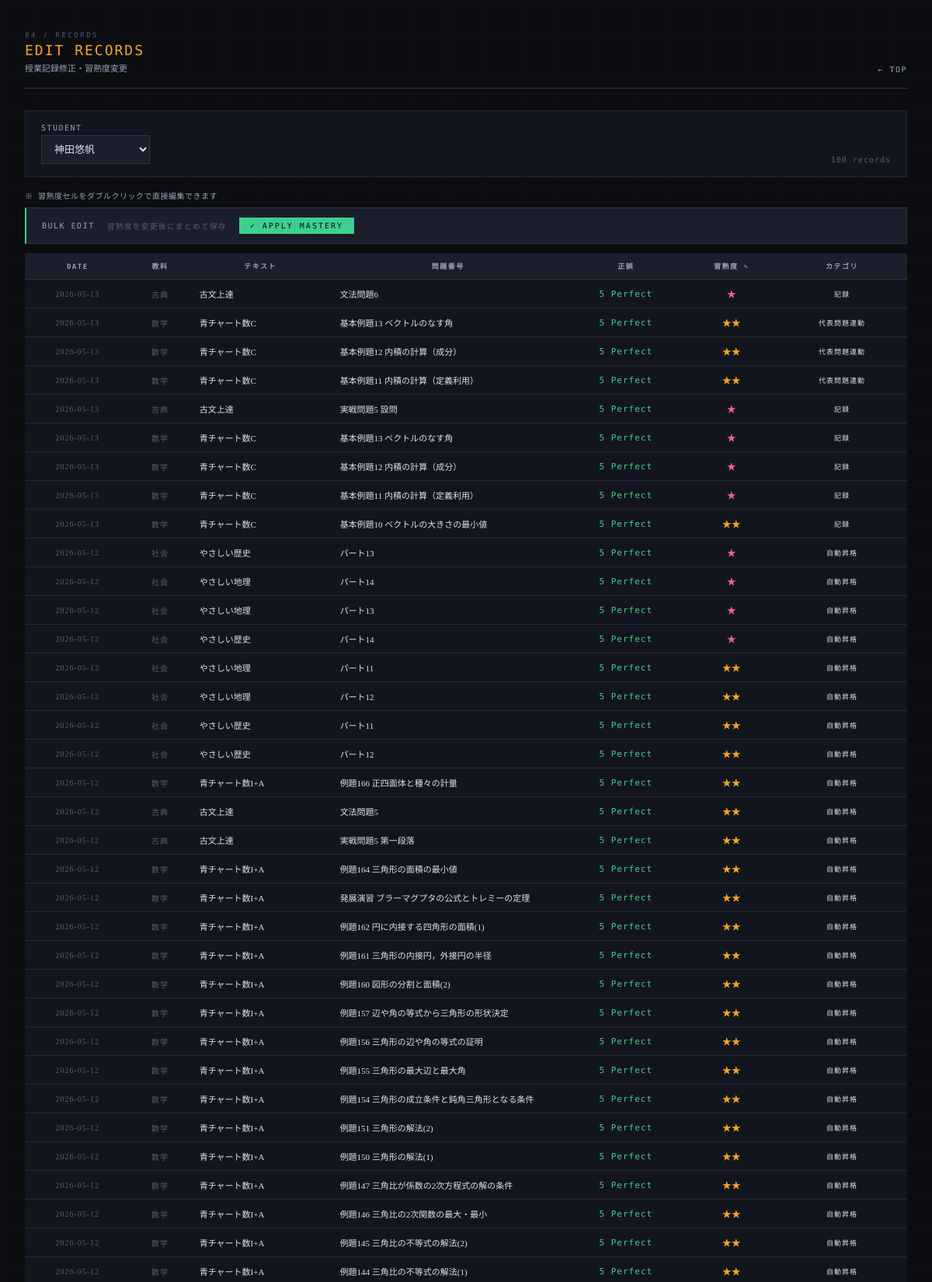
/record/list (upper part), run on the app's committed database.
### tables this page shows
CREATE TABLE history (
            history_id INTEGER PRIMARY KEY AUTOINCREMENT,
            student_id TEXT NOT NULL,
            problem_id INTEGER NOT NULL,
            date TEXT NOT NULL,
            correct INTEGER NOT NULL,
            mastery INTEGER NOT NULL,
            category TEXT NOT NULL, score INTEGER DEFAULT 5,
            FOREIGN KEY (student_id) REFERENCES students(student_id),
            FOREIGN KEY (problem_id) REFERENCES problems(problem_id)
        );

CREATE TABLE problems (
            problem_id INTEGER PRIMARY KEY AUTOINCREMENT,
            subject TEXT NOT NULL,
            textbook TEXT NOT NULL,
            problem_number TEXT NOT NULL,
            importance TEXT NOT NULL,
            type TEXT NOT NULL
        , instruction TEXT, difficulty INTEGER DEFAULT 3, review_value INTEGER DEFAULT 3, estimated_minutes INTEGER DEFAULT 15, textbook_id INTEGER, section_id INTEGER, order_in_textbook INTEGER);

### app.py (the view)
@app.route("/record/list")
def record_list():
    conn = get_connection()
    c = conn.cursor()
    c.execute("SELECT * FROM students ORDER BY student_id")
    students = c.fetchall()
    student_id = request.args.get("student_id",
                  students[0]["student_id"] if students else None)
    records = []
    if student_id:
        c.execute("""
            SELECT h.history_id, h.date, h.correct, h.mastery, h.category,
               h.score,
                   p.subject, p.textbook, p.problem_number
            FROM history h
            JOIN problems p ON h.problem_id = p.problem_id
            WHERE h.student_id = ?
            ORDER BY h.date DESC, h.history_id DESC
            LIMIT 100
        """, (student_id,))
        records = c.fetchall()
    conn.close()
    return render_template("record_list.html", students=students,
                           records=records, selected_student=student_id)

### database.py (called while the page is built)
def get_connection():
    conn = sqlite3.connect(DB_PATH)
    conn.row_factory = sqlite3.Row
    return conn

### templates/record_list.html (shortened to what this page needs)
<!DOCTYPE html>
<html lang="ja">
<head>
</head>
<body>
<div class="container">
  <div class="page-header fade-in">
    <div>
      <div class="page-label">04 / Records</div>
      <div class="page-title" style="color:#f5a623;">Edit Records</div>
      <div class="page-title-ja">授業記録修正・習熟度変更</div>
    </div>
    <a class="page-header-back" href="/">TOP</a>
  </div>
  <div class="filter-bar fade-in">
    <form method="GET" style="display:contents;">
      <div>
        <label>Student</label>
        <select name="student_id" onchange="this.form.submit()" style="min-width:140px;">
          {%- for s in students %}
          <option value="{{ s.student_id }}"
            {%- if s.student_id == selected_student %} selected{%- endif %}>
            {{ s.name }}
          </option>
          {%- endfor %}
        </select>
      </div>
    </form>
    <span class="meta-text" style="margin-left:auto;">{{ records|length }} records</span>
  </div>
  <div style="font-family:'DM Mono',monospace;font-size:10px;color:var(--text-muted);
    margin-bottom:8px;letter-spacing:0.5px;">
    ※ 習熟度セルをダブルクリックで直接編集できます
  </div>
  <div class="bulk-bar fade-in">
    <span class="bulk-label">Bulk Edit</span>
    <span class="meta-text">習熟度を変更後にまとめて保存</span>
    <button class="btn btn-success btn-sm" onclick="bulkUpdateMastery()">✓ Apply Mastery</button>
  </div>
  <div class="fade-in" style="overflow-x:auto;">
  <table class="data-table">
    <thead>
      <tr>
        <th>Date</th><th>教科</th><th>テキスト</th><th>問題番号</th>
        <th>正誤</th><th title="ダブルクリックで編集">習熟度 ✎</th><th>カテゴリ</th>
      </tr>
    </thead>
    <tbody>
    {%- for r in records %}
    <tr id="hrow-{{ r.history_id }}">
      <td class="meta-text" style="white-space:nowrap;">{{ r.date }}</td>
      <td class="meta-text">{{ r.subject }}</td>
      <td class="left" style="font-size:11px;max-width:160px;overflow:hidden;text-overflow:ellipsis;white-space:nowrap;">
        {{ r.textbook }}
      </td>
      <td class="left" style="font-size:11px;max-width:180px;overflow:hidden;text-overflow:ellipsis;white-space:nowrap;">
        {{ r.problem_number }}
      </td>
      <td>
        {%- set sc = r.score if r.score else (5 if r.correct == 1 else 1) %}
        {%- if sc == 5 %}
        <span style="color:var(--green);font-family:'DM Mono',monospace;font-size:11px;letter-spacing:1px;">5 Perfect</span>
        {%- elif sc == 4 %}
        <span style="color:var(--blue);font-family:'DM Mono',monospace;font-size:11px;letter-spacing:1px;">4 Good</span>
        {%- elif sc == 3 %}
        <span style="color:var(--amber);font-family:'DM Mono',monospace;font-size:11px;letter-spacing:1px;">3 Review</span>
        {%- elif sc == 2 %}
        <span style="color:var(--rose);font-family:'DM Mono',monospace;font-size:11px;letter-spacing:1px;">2 Retry</span>
        {%- else %}
        <span style="color:var(--red);font-family:'DM Mono',monospace;font-size:11px;letter-spacing:1px;">1 Failed</span>
        {%- endif %}
      </td>
      <td class="mastery-cell" data-id="{{ r.history_id }}" data-mastery="{{ r.mastery }}">
        {%- set m = r.mastery %}
        <span class="editable mastery-{{ m }}"
          ondblclick="startMasteryEdit(this, {{ r.history_id }}, {{ m }})">
          {{ '★' * m }}
        </span>
      </td>
      <td>
        <span class="badge badge-{{ r.category or '' }}">{{ r.category or '—' }}</span>
      </td>
    </tr>
    {%- endfor %}
    </tbody>
  </table>
  </div>
</div>
</body>
</html>

### templates/record_list.html (style rules this page uses)
:root { --bg: #0c0d11; --surface: #13151e; --surface2: #1b1e2b; --surface3: #222536; --border: #252838; --border-light: #2f3347; --text: #dde1ec; --text-muted: #9aa3b8; --text-dim: #555d7a; --blue: #5b8ff9; --green: #3ecf8e; --amber: #f5a623; --rose: #f06292; --red: #ef4444; --blue-bg: rgba(91,143,249,0.10); --green-bg: rgba(62,207,142,0.10); --amber-bg: rgba(245,166,35,0.10); --rose-bg: rgba(240,98,146,0.10); }
*, *::before, *::after { margin:0; padding:0; box-sizing:border-box; }
body { font-family: 'Noto Serif JP', serif; background: var(--bg); color: var(--text); min-height: 100vh; padding: 40px 32px 80px; -webkit-font-smoothing: antialiased; }
body::after { content: ''; position: fixed; inset: 0; background-image: linear-gradient(var(--border) 1px, transparent 1px), linear-gradient(90deg, var(--border) 1px, transparent 1px); background-size: 48px 48px; opacity: 0.15; pointer-events: none; z-index: 0; }
.container { max-width:1200px; margin:0 auto; position:relative; z-index:1; }
.page-header { display:flex; align-items:flex-end; justify-content:space-between; margin-bottom:28px; padding-bottom:18px; border-bottom:1px solid var(--border-light); }
.page-label { font-family:'DM Mono',monospace; font-size:9px; letter-spacing:2.5px; text-transform:uppercase; color:var(--text-dim); margin-bottom:4px; }
.page-title { font-family:'DM Mono',monospace; font-weight:500; font-size:18px; letter-spacing:2px; text-transform:uppercase; }
.page-title-ja { font-family:'Noto Serif JP',serif; font-weight:300; font-size:11px; color:var(--text-muted); margin-top:4px; }
.page-header-back { font-family:'DM Mono',monospace; font-size:10px; color:var(--text-muted); letter-spacing:1.5px; text-decoration:none; transition:color 0.15s; }
.page-header-back::before { content:'← '; }
label { display:block; font-family:'DM Mono',monospace; font-size:10px; letter-spacing:1.5px; text-transform:uppercase; color:var(--text-muted); margin-bottom:6px; margin-top:16px; }
label:first-child { margin-top:0; }
input[type="text"], input[type="date"], input[type="number"], select, textarea { width:100%; padding:9px 12px; background:var(--surface2); border:1px solid var(--border-light); color:var(--text); font-family:'Noto Serif JP',serif; font-size:13px; outline:none; transition:border-color 0.15s; }
select option { background:var(--surface2); }
.btn { font-family:'DM Mono',monospace; font-size:11px; letter-spacing:2px; text-transform:uppercase; padding:10px 24px; border:none; cursor:pointer; transition:all 0.15s; display:inline-flex; align-items:center; gap:8px; }
.btn-success { background:var(--green); color:#0c0d11; }
.btn-sm { padding:5px 14px; font-size:10px; }
.data-table { width:100%; border-collapse:collapse; background:var(--surface); font-size:12px; }
.data-table th { background:var(--surface2); color:var(--text-muted); font-family:'DM Mono',monospace; font-size:9px; letter-spacing:1.5px; text-transform:uppercase; padding:10px 12px; text-align:center; border-bottom:1px solid var(--border-light); white-space:nowrap; }
.data-table td { padding:9px 12px; border-bottom:1px solid var(--border); text-align:center; vertical-align:middle; font-family:'Noto Serif JP',serif; }
.data-table td.left { text-align:left; }
.badge { font-family:'DM Mono',monospace; font-size:9px; letter-spacing:1px; padding:2px 8px; display:inline-block; }
.filter-bar { background:var(--surface); border:1px solid var(--border); padding:16px 20px; margin-bottom:16px; display:flex; gap:16px; align-items:flex-end; flex-wrap:wrap; }
.filter-bar label { margin:0 0 4px 0; }
.filter-bar select, .filter-bar input { width:auto; }
.bulk-bar { background:var(--surface2); border:1px solid var(--border-light); border-left:2px solid var(--green); padding:12px 20px; margin-bottom:12px; display:flex; align-items:center; gap:16px; }
.bulk-label { font-family:'DM Mono',monospace; font-size:10px; letter-spacing:1.5px; text-transform:uppercase; color:var(--text-muted); }
.meta-text { font-family:'DM Mono',monospace; font-size:10px; color:var(--text-dim); letter-spacing:1px; }
.mastery-1 { color:var(--rose); }
.mastery-2 { color:var(--amber); }
.fade-in { animation:fadeIn 0.3s ease both; }
.editable { cursor:pointer; padding:2px 6px; border-radius:2px; transition:background 0.12s; }

### data on the page
history: date "2026-05-13", subject "古典", textbook "古文上達", problem_number "文法問題6", value "★", category "記録"
history: date "2026-05-13", subject "数学", textbook "青チャート数C", problem_number "基本例題13 ベクトルのなす角", value "★★", category "代表問題連動"
history: date "2026-05-13", subject "数学", textbook "青チャート数C", problem_number "基本例題12 内積の計算（成分）", value "★★", category "代表問題連動"
history: date "2026-05-13", subject "数学", textbook "青チャート数C", problem_number "基本例題11 内積の計算（定義利用）", value "★★", category "代表問題連動"
history: date "2026-05-13", subject "古典", textbook "古文上達", problem_number "実戦問題5 設問", value "★", category "記録"
history: date "2026-05-13", subject "数学", textbook "青チャート数C", problem_number "基本例題13 ベクトルのなす角", value "★", category "記録"
history: date "2026-05-13", subject "数学", textbook "青チャート数C", problem_number "基本例題12 内積の計算（成分）", value "★", category "記録"
history: date "2026-05-13", subject "数学", textbook "青チャート数C", problem_number "基本例題11 内積の計算（定義利用）", value "★", category "記録"
history: date "2026-05-13", subject "数学", textbook "青チャート数C", problem_number "基本例題10 ベクトルの大きさの最小値", value "★★", category "記録"
history: date "2026-05-12", subject "社会", textbook "やさしい歴史", problem_number "パート13", value "★", category "自動昇格"
history: date "2026-05-12", subject "社会", textbook "やさしい地理", problem_number "パート14", value "★", category "自動昇格"
history: date "2026-05-12", subject "社会", textbook "やさしい地理", problem_number "パート13", value "★", category "自動昇格"
history: date "2026-05-12", subject "社会", textbook "やさしい歴史", problem_number "パート14", value "★", category "自動昇格"
history: date "2026-05-12", subject "社会", textbook "やさしい地理", problem_number "パート11", value "★★", category "自動昇格"
history: date "2026-05-12", subject "社会", textbook "やさしい地理", problem_number "パート12", value "★★", category "自動昇格"
history: date "2026-05-12", subject "社会", textbook "やさしい歴史", problem_number "パート11", value "★★", category "自動昇格"
history: date "2026-05-12", subject "社会", textbook "やさしい歴史", problem_number "パート12", value "★★", category "自動昇格"
history: date "2026-05-12", subject "数学", textbook "青チャート数I+A", problem_number "例題166 正四面体と種々の計量", value "★★", category "自動昇格"
history: date "2026-05-12", subject "古典", textbook "古文上達", problem_number "文法問題5", value "★★", category "自動昇格"
history: date "2026-05-12", subject "古典", textbook "古文上達", problem_number "実戦問題5 第一段落", value "★★", category "自動昇格"
history: date "2026-05-12", subject "数学", textbook "青チャート数I+A", problem_number "例題164 三角形の面積の最小値", value "★★", category "自動昇格"
history: date "2026-05-12", subject "数学", textbook "青チャート数I+A", problem_number "発展演習 ブラーマグプタの公式とトレミーの定理", value "★★", category "自動昇格"
history: date "2026-05-12", subject "数学", textbook "青チャート数I+A", problem_number "例題162 円に内接する四角形の面積(1)", value "★★", category "自動昇格"
history: date "2026-05-12", subject "数学", textbook "青チャート数I+A", problem_number "例題161 三角形の内接円，外接円の半径", value "★★", category "自動昇格"
history: date "2026-05-12", subject "数学", textbook "青チャート数I+A", problem_number "例題160 図形の分割と面積(2)", value "★★", category "自動昇格"
history: date "2026-05-12", subject "数学", textbook "青チャート数I+A", problem_number "例題157 辺や角の等式から三角形の形状決定", value "★★", category "自動昇格"
history: date "2026-05-12", subject "数学", textbook "青チャート数I+A", problem_number "例題156 三角形の辺や角の等式の証明", value "★★", category "自動昇格"
history: date "2026-05-12", subject "数学", textbook "青チャート数I+A", problem_number "例題155 三角形の最大辺と最大角", value "★★", category "自動昇格"
history: date "2026-05-12", subject "数学", textbook "青チャート数I+A", problem_number "例題154 三角形の成立条件と鈍角三角形となる条件", value "★★", category "自動昇格"
history: date "2026-05-12", subject "数学", textbook "青チャート数I+A", problem_number "例題151 三角形の解法(2)", value "★★", category "自動昇格"
history: date "2026-05-12", subject "数学", textbook "青チャート数I+A", problem_number "例題150 三角形の解法(1)", value "★★", category "自動昇格"
history: date "2026-05-12", subject "数学", textbook "青チャート数I+A", problem_number "例題147 三角比が係数の2次方程式の解の条件", value "★★", category "自動昇格"
history: date "2026-05-12", subject "数学", textbook "青チャート数I+A", problem_number "例題146 三角比の2次関数の最大・最小", value "★★", category "自動昇格"
history: date "2026-05-12", subject "数学", textbook "青チャート数I+A", problem_number "例題145 三角比の不等式の解法(2)", value "★★", category "自動昇格"
history: date "2026-05-12", subject "数学", textbook "青チャート数I+A", problem_number "例題144 三角比の不等式の解法(1)", value "★★", category "自動昇格"

### other printed values
{{ records|length }} "100"
form field student_id "神田悠帆"
